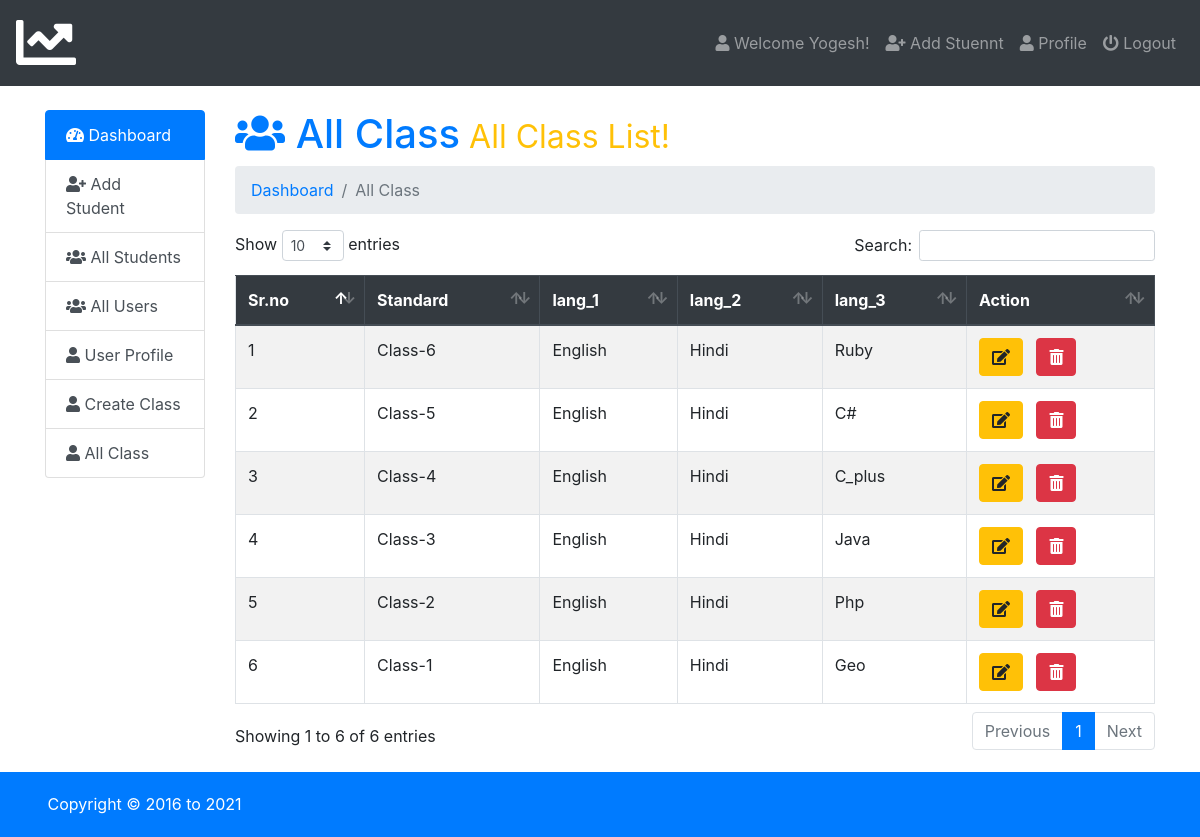
Screenshot of /admin/index.php?page=all-class (signed in) with the database file from the repository.
### tables this page shows
CREATE TABLE `users` (
  `id` int(5) NOT NULL,
  `name` varchar(50) NOT NULL,
  `email` varchar(50) NOT NULL,
  `username` varchar(50) NOT NULL,
  `password` varchar(100) NOT NULL,
  `photo` varchar(50) NOT NULL,
  `status` varchar(12) NOT NULL,
  `datetime` timestamp NOT NULL DEFAULT current_timestamp()
);

CREATE TABLE `classes` (
  `class_id` int(11) NOT NULL,
  `standard` varchar(255) NOT NULL,
  `lang_1` varchar(255) NOT NULL,
  `lang_2` varchar(255) NOT NULL,
  `lang_3` varchar(255) NOT NULL
);

### admin/all-class.php (the view, shortened to what this page needs)
<h1 class="text-primary"><i class="fas fa-users"></i>  All Class<small class="text-warning"> All Class List!</small></h1>
<nav aria-label="breadcrumb">
  <ol class="breadcrumb">
     <li class="breadcrumb-item" aria-current="page"><a href="index.php">Dashboard </a></li>
     <li class="breadcrumb-item active" aria-current="page">All Class</li>
  </ol>
</nav>
<table class="table  table-striped table-hover table-bordered" id="data">
  <thead class="thead-dark">
    <tr>
      <th scope="col">Sr.no</th>
      <th scope="col">Standard</th>
      <th scope="col">lang_1</th>
      <th scope="col">lang_2</th>
      <th scope="col">lang_3</th>
      <th scope="col">Action</th>
    </tr>
  </thead>
  <tbody>
    <?php
      $query=mysqli_query($db_con,'SELECT * FROM `classes` ORDER BY `standard` DESC;');
      $i=1;
      while ($result = mysqli_fetch_array($query)) { ?>
      <tr>
        <?php
        echo '<td>'.$i.'</td>
          <td>'.ucwords($result['standard']).'</td>
          <td>'.ucwords($result['lang_1']).'</td>
          <td>'.ucwords($result['lang_2']).'</td>
          <td>'.ucwords($result['lang_3']).'</td>
          <td>
          <a class="btn btn-xs btn-warning" href="index.php?page=editclass&id='.base64_encode($result['class_id']).'">
              <i class="fa fa-edit"></i></a>
             &nbsp; <a class="btn btn-xs btn-danger" onclick="javascript:confirmationDelete($(this));return false;" href="index.php?page=delete&id='.base64_encode($result['class_id']).'">
             <i class="fas fa-trash-alt"></i></a></td>';
             ?>
      </tr>
     <?php $i++;} ?>
  </tbody>
</table>

### admin/index.php (shortened to what this page needs)
<?php require_once 'db_con.php';
?>
<!doctype html>
<html lang="en">
  <head>
    <link rel="stylesheet" href="../css/bootstrap.min.css">
    <link rel="stylesheet" href="../css/dataTables.bootstrap4.min.css">
    <link rel="stylesheet" href="../css/fontawesome.min.css">
    <link rel="stylesheet" href="../css/solid.min.css">
    <link rel="stylesheet" href="https://cdnjs.cloudflare.com/ajax/libs/animate.css/4.0.0/animate.min.css"/>
    <link rel="stylesheet" type="text/css" href="../css/style.css">
  </head>
  <body>
<nav class="navbar navbar-expand-lg navbar-dark bg-dark">
  <a class="navbar-brand" href="index.php"><i class="fas fa-chart-line fa-3x"></i></a>
  <div class="navbar-collapse collapse justify-content-end" id="navbarSupportedContent">
    <?php $showuser = $_SESSION['user_login']; $haha = mysqli_query($db_con,"SELECT * FROM `users` WHERE `username`='$showuser';"); $showrow=mysqli_fetch_array($haha); ?>
    <ul class="nav navbar-nav ">
      <li class="nav-item"><a class="nav-link" href="index.php?page=user-profile"><i class="fa fa-user"></i> Welcome <?php echo $showrow['name']; ?>!</a></li>
      <li class="nav-item"><a class="nav-link" href="index.php?page=add-student"><i class="fa fa-user-plus"></i> Add Stuennt</a></li>
      <li class="nav-item"><a class="nav-link" href="index.php?page=user-profile"><i class="fa fa-user"></i> Profile</a></li>
      <li class="nav-item"><a class="nav-link" href="logout.php"><i class="fa fa-power-off"></i> Logout</a></li>
    </ul>
  </div>
</nav>
<br>
    <div class="container">
        <div class="row">
          <div class="col-md-2">
            <div class="list-group">
              <a href="index.php?page=dashboard" class="list-group-item list-group-item-action active">
               <i class="fas fa-tachometer-alt"></i> Dashboard
              </a>
              <a href="index.php?page=add-student" class="list-group-item list-group-item-action"><i class="fa fa-user-plus"></i> Add Student</a>
              <a href="index.php?page=all-student" class="list-group-item list-group-item-action"><i class="fa fa-users"></i> All Students</a>
              <a href="index.php?page=all-users" class="list-group-item list-group-item-action"><i class="fa fa-users"></i> All Users</a>
              <a href="index.php?page=user-profile" class="list-group-item list-group-item-action"><i class="fa fa-user"></i> User Profile</a>
              <a href="index.php?page=add-class" class="list-group-item list-group-item-action"><i class="fa fa-user"></i> Create Class</a>
              <a href="index.php?page=all-class" class="list-group-item list-group-item-action"><i class="fa fa-user"></i> All Class</a>
            </div>
          </div>
          <div class="col-md-10">
             <div class="content">
                 <?php
                   if (isset($_GET['page'])) {
                    $page = $_GET['page'].'.php';
                    }else{
                      $page = 'dashboard.php';
                    }
                    if (file_exists($page)) {
                      require_once $page;
                    }else{
                      require_once '404.php';
                    }
                  ?>
             </div>
        </div>
        </div>
    </div>
    <footer>
      <div class="container">
      <p>Copyright &copy; 2016 to <?php echo date('Y') ?></p>
      </div>
    </footer>
  </body>
</html>

### css/style.css (style rules this page uses)
footer { background: #007BFF; color:#fff; padding: 20px 0px 5px 5px; margin-top: 20px; }

### rows the page displays
users: name "Yogesh"
classes: standard "Class-6", lang_1 "English", lang_2 "Hindi", lang_3 "Ruby"
classes: standard "Class-5", lang_1 "English", lang_2 "Hindi", lang_3 "C#"
classes: standard "Class-4", lang_1 "English", lang_2 "Hindi", lang_3 "C_plus"
classes: standard "Class-3", lang_1 "English", lang_2 "Hindi", lang_3 "Java"
classes: standard "Class-2", lang_1 "English", lang_2 "Hindi", lang_3 "Php"
classes: standard "Class-1", lang_1 "English", lang_2 "Hindi", lang_3 "Geo"
